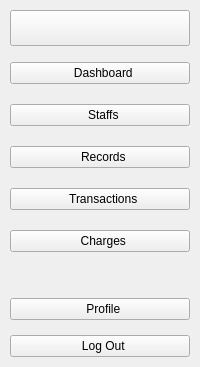
     <widget class="QWidget" name="NavBar" native="true">
      <property name="enabled">
       <bool>true</bool>
      </property>
      <property name="sizePolicy">
       <sizepolicy hsizetype="Fixed" vsizetype="Expanding">
        <horstretch>0</horstretch>
        <verstretch>0</verstretch>
       </sizepolicy>
      </property>
      <property name="minimumSize">
       <size>
        <width>0</width>
        <height>0</height>
       </size>
      </property>
      <property name="maximumSize">
       <size>
        <width>16777215</width>
        <height>16777215</height>
       </size>
      </property>
      <property name="autoFillBackground">
       <bool>false</bool>
      </property>
      <property name="styleSheet">
       <string notr="true"/>
      </property>
      <layout class="QVBoxLayout" name="verticalLayout">
       <property name="leftMargin">
        <number>10</number>
       </property>
       <property name="topMargin">
        <number>10</number>
       </property>
       <property name="rightMargin">
        <number>10</number>
       </property>
       <property name="bottomMargin">
        <number>10</number>
       </property>
       <item>
        <widget class="QPushButton" name="NavBarButton">
         <property name="toolTip">
          <string>View Main Dashboard</string>
         </property>
         <property name="styleSheet">
          <string notr="true">QPushButton {
	padding: 10px 8px;
}</string>
         </property>
         <property name="text">
          <string/>
         </property>
         <property name="icon">
          <iconset resource="../Images/resources.qrc">
           <normaloff>:/lucide/icons/align-justify.svg</normaloff>:/lucide/icons/align-justify.svg</iconset>
         </property>
         <property name="iconSize">
          <size>
           <width>35</width>
           <height>35</height>
          </size>
         </property>
        </widget>
       </item>
       <item>
        <spacer name="verticalSpacer_2">
         <property name="orientation">
          <enum>Qt::Vertical</enum>
         </property>
         <property name="sizeType">
          <enum>QSizePolicy::Fixed</enum>
         </property>
         <property name="sizeHint" stdset="0">
          <size>
           <width>20</width>
           <height>10</height>
          </size>
         </property>
        </spacer>
       </item>
       <item>
        <layout class="QVBoxLayout" name="MainButtons">
         <property name="spacing">
          <number>20</number>
         </property>
         <property name="sizeConstraint">
          <enum>QLayout::SetNoConstraint</enum>
         </property>
         <item>
          <widget class="QPushButton" name="DashboardButton">
           <property name="toolTip">
            <string>View Main Dashboard</string>
           </property>
           <property name="styleSheet">
            <string notr="true">QPushButton{
	font: 900 20pt &quot;Satoshi Black&quot;;	
}
</string>
           </property>
           <property name="text">
            <string>  Dashboard</string>
           </property>
           <property name="icon">
            <iconset resource="../Images/resources.qrc">
             <normaloff>:/lucide/icons/layout-dashboard.svg</normaloff>:/lucide/icons/layout-dashboard.svg</iconset>
           </property>
           <property name="iconSize">
            <size>
             <width>40</width>
             <height>40</height>
            </size>
           </property>
          </widget>
         </item>
         <item>
          <widget class="QPushButton" name="StaffButton">
           <property name="toolTip">
            <string>View Staff Record</string>
           </property>
           <property name="styleSheet">
            <string notr="true"/>
           </property>
           <property name="text">
            <string>  Staffs</string>
           </property>
           <property name="icon">
            <iconset resource="../Images/resources.qrc">
             <normaloff>:/lucide/icons/user-round-pen.svg</normaloff>:/lucide/icons/user-round-pen.svg</iconset>
           </property>
           <property name="iconSize">
            <size>
             <width>40</width>
             <height>40</height>
            </size>
           </property>
          </widget>
         </item>
         <item>
          <widget class="QPushButton" name="PatientsButton">
           <property name="toolTip">
            <string>View Patient Record</string>
           </property>
           <property name="styleSheet">
            <string notr="true"/>
           </property>
           <property name="text">
            <string>  Records</string>
           </property>
           <property name="icon">
            <iconset resource="../Images/resources.qrc">
             <normaloff>:/lucide/icons/file-text.svg</normaloff>:/lucide/icons/file-text.svg</iconset>
           </property>
           <property name="iconSize">
            <size>
             <width>40</width>
             <height>40</height>
            </size>
           </property>
          </widget>
         </item>
         <item>
          <widget class="QPushButton" name="TransactionsButton">
           <property name="toolTip">
            <string>View Transactions </string>
           </property>
           <property name="styleSheet">
            <string notr="true"/>
           </property>
           <property name="text">
            <string>  Transactions</string>
           </property>
           <property name="icon">
            <iconset resource="../Images/resources.qrc">
             <normaloff>:/lucide/icons/tickets.svg</normaloff>:/lucide/icons/tickets.svg</iconset>
           </property>
           <property name="iconSize">
            <size>
             <width>40</width>
             <height>40</height>
            </size>
           </property>
          </widget>
         </item>
         <item>
          <widget class="QPushButton" name="ChargesButton">
           <property name="toolTip">
            <string>View Reports and Overviews</string>
           </property>
           <property name="styleSheet">
            <string notr="true"/>
           </property>
           <property name="text">
            <string>  Charges</string>
           </property>
           <property name="icon">
            <iconset resource="../Images/resources.qrc">
             <normaloff>:/lucide/icons/hand-coins.svg</normaloff>:/lucide/icons/hand-coins.svg</iconset>
           </property>
           <property name="iconSize">
            <size>
             <width>40</width>
             <height>40</height>
            </size>
           </property>
          </widget>
         </item>
        </layout>
       </item>
       <item>
        <spacer name="verticalSpacer">
         <property name="orientation">
          <enum>Qt::Vertical</enum>
         </property>
         <property name="sizeHint" stdset="0">
          <size>
           <width>20</width>
           <height>40</height>
          </size>
         </property>
        </spacer>
       </item>
       <item>
        <layout class="QVBoxLayout" name="SettingButtons">
         <property name="spacing">
          <number>15</number>
         </property>
         <item>
          <widget class="QPushButton" name="ProfileButton">
           <property name="toolTip">
            <string>View Profile Settings</string>
           </property>
           <property name="styleSheet">
            <string notr="true"/>
           </property>
           <property name="text">
            <string>  Profile</string>
           </property>
           <property name="icon">
            <iconset resource="../Images/resources.qrc">
             <normaloff>:/lucide/icons/user-round-cog.svg</normaloff>:/lucide/icons/user-round-cog.svg</iconset>
           </property>
           <property name="iconSize">
            <size>
             <width>40</width>
             <height>40</height>
            </size>
           </property>
          </widget>
         </item>
         <item alignment="Qt::AlignVCenter">
          <widget class="QPushButton" name="LogOutButton">
           <property name="toolTip">
            <string>Log Out from your Account</string>
           </property>
           <property name="styleSheet">
            <string notr="true"/>
           </property>
           <property name="text">
            <string>  Log Out</string>
           </property>
           <property name="icon">
            <iconset resource="../Images/resources.qrc">
             <normaloff>:/lucide/icons/log-out.svg</normaloff>:/lucide/icons/log-out.svg</iconset>
           </property>
           <property name="iconSize">
            <size>
             <width>40</width>
             <height>40</height>
            </size>
           </property>
          </widget>
         </item>
        </layout>
       </item>
      </layout>
     </widget>
